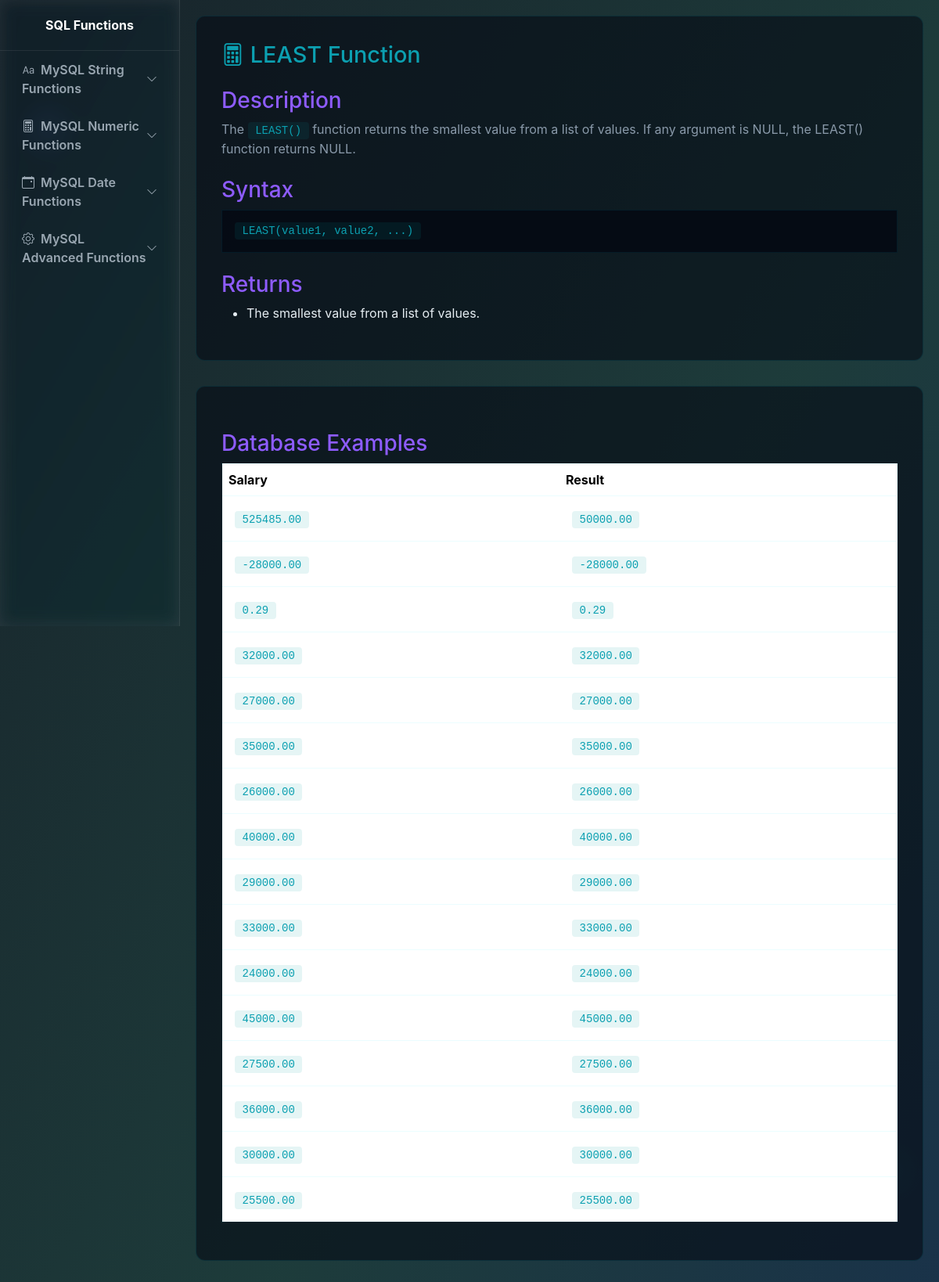
The app's page /pages/numeric/least.php with its own data.
### tables this page shows
CREATE TABLE `employee` (
  `ID` int(11) NOT NULL,
  `Name` varchar(50) NOT NULL,
  `Department` varchar(50) NOT NULL,
  `Salary` decimal(10,2) NOT NULL,
  `Hire_Date` date NOT NULL
);

### pages/numeric/least.php (the view, shortened to what this page needs)
<!DOCTYPE html>
<html lang="en">
<head>
  <link href="https://cdn.jsdelivr.net/npm/bootstrap@5.3.2/dist/css/bootstrap.min.css" rel="stylesheet">
  <link href="https://cdn.jsdelivr.net/npm/bootstrap-icons@1.10.5/font/bootstrap-icons.css" rel="stylesheet">
    <link href="../../style.css" rel="stylesheet">
</head>
<body>
  <aside class="sidebar" id="sidebar">
    <div class="brand">
      <div class="fw-bold">SQL Functions</div>
    </div>
    <nav class="px-2">
      <a class="nav-link d-flex justify-content-between align-items-center"
         data-bs-toggle="collapse" href="#stringFunctions" role="button"
         aria-expanded="false" aria-controls="stringFunctions">
        <span><i class="bi bi-type me-2"></i>MySQL String Functions</span>
        <i class="bi bi-chevron-down small"></i>
      </a>
      <a class="nav-link d-flex justify-content-between align-items-center"
         data-bs-toggle="collapse" href="#numericFunctions" role="button"
         aria-expanded="false" aria-controls="numericFunctions">
        <span><i class="bi bi-calculator me-2"></i>MySQL Numeric Functions</span>
        <i class="bi bi-chevron-down small"></i>
      </a>
      <a class="nav-link d-flex justify-content-between align-items-center"
         data-bs-toggle="collapse" href="#dateFunctions" role="button"
         aria-expanded="false" aria-controls="dateFunctions">
        <span><i class="bi bi-calendar-event me-2"></i>MySQL Date Functions</span>
        <i class="bi bi-chevron-down small"></i>
      </a>
      <a class="nav-link d-flex justify-content-between align-items-center"
         data-bs-toggle="collapse" href="#advancedFunctions" role="button"
         aria-expanded="false" aria-controls="advancedFunctions">
        <span><i class="bi bi-gear me-2"></i>MySQL Advanced Functions</span>
        <i class="bi bi-chevron-down small"></i>
      </a>
    </nav>
  </aside>
<div class="page-content">
  <div class="function-card">
    <h2><i class="bi bi-calculator me-2"></i>LEAST Function</h2>
    <h3>Description</h3>
    <p>The <code>LEAST()</code> function returns the smallest value from a list of values.
If any argument is NULL, the LEAST() function returns NULL.</p>
    <h3>Syntax</h3>
    <pre><code>LEAST(value1, value2, ...)</code></pre>
    <h3>Returns</h3>
    <ul style="color: #e6eef3;">
      <li>The smallest value from a list of values.</li>
    </ul>
  </div>
  <div class="function-card">
    <h3>Database Examples</h3>
    <table class="table example-table">
      <thead>
        <tr>
          <th>Salary</th>
          <th>Result</th>
        </tr>
      </thead>
      <tbody>
        <?php
          include "../../config.php";
              $sql = "SELECT ID, Name, Salary, LEAST(Salary, 50000) AS result FROM employee LIMIT 20";
              $result = $conn->query($sql);
              if ($result) {
                while ($row = $result->fetch_assoc()) {
                  echo "<tr>";
                  echo "<td><code>" . htmlspecialchars($row['Salary']) . "</code></td>";
                  echo "<td><code>" . htmlspecialchars($row['result']) . "</code></td>";
                  echo "</tr>";
                }
              } else {
                echo "<tr><td colspan=\"4\">Query error: " . htmlspecialchars($conn->error) . "</td></tr>";
              }
        ?>
      </tbody>
    </table>
  </div>
</body>
</html>

### style.css (style rules this page uses)
:root { --bg:#0B0F16; --card: rgba(255,255,255,0.05); --glass: rgba(255, 255, 255, 0.06); --glass1: rgba(13, 43, 70, 0.712); --accent1:#00E5FF; --accent2:#8E5CFF; --accent3:#0ca0b1; --muted:#9AA7B2; --glass-border: rgba(255,255,255,0.08); --cardA: rgba(69, 47, 140, 0.701); }
body { margin: 0; font-family: Inter, system-ui, -apple-system, "Segoe UI", Roboto, "Helvetica Neue", Arial; color: #e6eef3; min-height: 100vh; background: radial-gradient(600px 400px at 10% 10%, rgba(92,110,255,0.06), transparent 8%), radial-gradient(700px 450px at 90% 90%, rgba(0,229,168,0.04), transparent 8%); position: relative; overflow-x: hidden; }
.sidebar { width: 230px; position: fixed; height: 100vh; top: 0; left: 0; background: var(--glass); backdrop-filter: blur(10px) saturate(120%); border-right: 1px solid var(--glass-border); color: white; display: flex; flex-direction: column; transition: all .3s ease; z-index: 3000; overflow: hidden; }
.sidebar .brand { text-align: center; padding: 20px; border-bottom: 1px solid var(--glass-border); }
.sidebar nav { flex: 1; overflow-y: auto; padding-bottom: 20px; }
.sidebar nav a, .sidebar nav .nav-link { display: block; color: var(--muted); padding: 12px 20px; text-decoration: none; font-weight: 600; border-radius: 8px; transition: all .2s; }
.page-content { margin-left: 230px; padding: 20px; background: transparent; transition: margin-left .3s; }
h2, h3, h5, h6 { color: var(--accent1); }
.function-card { background: rgba(6, 11, 20, 0.6); border: 1px solid rgba(0, 229, 255, 0.1); border-radius: 12px; padding: 2rem; margin-bottom: 2rem; }
.function-card h2 { color: var(--accent3); font-size: 1.8rem; }
.function-card h3 { color: var(--accent2); margin-top: 1.5rem; }
.function-card p { color: #8a9aaa; }
.function-card code { background: rgba(0, 155, 155, 0.1); color: var(--accent3); padding: 0.2rem 0.6rem; border-radius: 4px; font-family: "Courier New", monospace; }
.function-card pre { background: rgba(6, 11, 20, 0.9); border: 1px solid rgba(0, 229, 255, 0.08); padding: 1rem; overflow-x: auto; color: var(--accent3); }
.example-table { background: rgba(6, 11, 20, 0.5); border: 1px solid rgba(0, 229, 255, 0.08); border-radius: 8px; }
.example-table thead { background: rgba(6, 11, 20, 0.8); color: var(--accent3); }
.example-table td { color: #7a8a99; padding: 1rem; }

### records on screen
employee: Salary "525485.00", result "50000.00"
employee: Salary "-28000.00", result "-28000.00"
employee: Salary "0.29", result "0.29"
employee: Salary "32000.00", result "32000.00"
employee: Salary "27000.00", result "27000.00"
employee: Salary "35000.00", result "35000.00"
employee: Salary "26000.00", result "26000.00"
employee: Salary "40000.00", result "40000.00"
employee: Salary "29000.00", result "29000.00"
employee: Salary "33000.00", result "33000.00"
employee: Salary "24000.00", result "24000.00"
employee: Salary "45000.00", result "45000.00"
employee: Salary "27500.00", result "27500.00"
employee: Salary "36000.00", result "36000.00"
employee: Salary "30000.00", result "30000.00"
employee: Salary "25500.00", result "25500.00"
